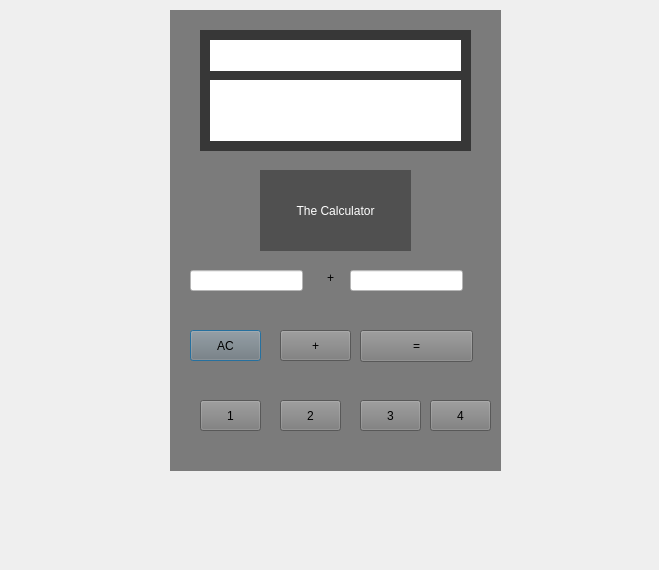
<?xml version="1.0" encoding="UTF-8"?>
<ui version="4.0">
 <class>Dialog</class>
 <widget class="QDialog" name="Dialog">
  <property name="geometry">
   <rect>
    <x>0</x>
    <y>0</y>
    <width>659</width>
    <height>570</height>
   </rect>
  </property>
  <property name="windowTitle">
   <string>Dialog</string>
  </property>
  <widget class="QWidget" name="widget" native="true">
   <property name="geometry">
    <rect>
     <x>170</x>
     <y>10</y>
     <width>331</width>
     <height>461</height>
    </rect>
   </property>
   <property name="styleSheet">
    <string notr="true">background-color: rgb(123, 123, 123);</string>
   </property>
   <widget class="QLabel" name="label">
    <property name="geometry">
     <rect>
      <x>90</x>
      <y>160</y>
      <width>151</width>
      <height>81</height>
     </rect>
    </property>
    <property name="styleSheet">
     <string notr="true">background-color: rgb(80, 80, 80);
font: 63 18pt &quot;American Typewriter&quot;;
color: rgb(255, 255, 255);</string>
    </property>
    <property name="text">
     <string>The Calculator</string>
    </property>
    <property name="alignment">
     <set>Qt::AlignCenter</set>
    </property>
   </widget>
   <widget class="QWidget" name="widget_2" native="true">
    <property name="geometry">
     <rect>
      <x>30</x>
      <y>20</y>
      <width>271</width>
      <height>121</height>
     </rect>
    </property>
    <property name="styleSheet">
     <string notr="true">background-color: rgb(55, 55, 55);</string>
    </property>
    <widget class="QLabel" name="label_3">
     <property name="geometry">
      <rect>
       <x>10</x>
       <y>10</y>
       <width>251</width>
       <height>31</height>
      </rect>
     </property>
     <property name="styleSheet">
      <string notr="true">background-color: rgb(255, 255, 255);</string>
     </property>
     <property name="text">
      <string/>
     </property>
    </widget>
    <widget class="QLabel" name="label_4">
     <property name="geometry">
      <rect>
       <x>10</x>
       <y>50</y>
       <width>251</width>
       <height>61</height>
      </rect>
     </property>
     <property name="styleSheet">
      <string notr="true">background-color: rgb(255, 255, 255);</string>
     </property>
     <property name="text">
      <string/>
     </property>
    </widget>
   </widget>
   <widget class="QPushButton" name="pushButton">
    <property name="geometry">
     <rect>
      <x>20</x>
      <y>320</y>
      <width>71</width>
      <height>31</height>
     </rect>
    </property>
    <property name="text">
     <string>AC</string>
    </property>
   </widget>
   <widget class="QLineEdit" name="lineEdit_3">
    <property name="geometry">
     <rect>
      <x>20</x>
      <y>260</y>
      <width>113</width>
      <height>21</height>
     </rect>
    </property>
    <property name="styleSheet">
     <string notr="true">background-color: rgb(255, 255, 255);</string>
    </property>
   </widget>
   <widget class="QLineEdit" name="lineEdit_4">
    <property name="geometry">
     <rect>
      <x>180</x>
      <y>260</y>
      <width>113</width>
      <height>21</height>
     </rect>
    </property>
    <property name="styleSheet">
     <string notr="true">background-color: rgb(255, 255, 255);</string>
    </property>
   </widget>
   <widget class="QLabel" name="label_2">
    <property name="geometry">
     <rect>
      <x>150</x>
      <y>260</y>
      <width>21</width>
      <height>16</height>
     </rect>
    </property>
    <property name="text">
     <string>+</string>
    </property>
    <property name="scaledContents">
     <bool>true</bool>
    </property>
    <property name="alignment">
     <set>Qt::AlignCenter</set>
    </property>
   </widget>
   <widget class="QPushButton" name="pushButton_2">
    <property name="geometry">
     <rect>
      <x>30</x>
      <y>390</y>
      <width>61</width>
      <height>31</height>
     </rect>
    </property>
    <property name="text">
     <string>1</string>
    </property>
   </widget>
   <widget class="QPushButton" name="pushButton_3">
    <property name="geometry">
     <rect>
      <x>110</x>
      <y>390</y>
      <width>61</width>
      <height>31</height>
     </rect>
    </property>
    <property name="text">
     <string>2</string>
    </property>
   </widget>
   <widget class="QPushButton" name="pushButton_4">
    <property name="geometry">
     <rect>
      <x>190</x>
      <y>390</y>
      <width>61</width>
      <height>31</height>
     </rect>
    </property>
    <property name="text">
     <string>3</string>
    </property>
   </widget>
   <widget class="QPushButton" name="pushButtonAdd">
    <property name="geometry">
     <rect>
      <x>110</x>
      <y>320</y>
      <width>71</width>
      <height>31</height>
     </rect>
    </property>
    <property name="text">
     <string>+</string>
    </property>
   </widget>
   <widget class="QPushButton" name="pushButtonEqual">
    <property name="geometry">
     <rect>
      <x>190</x>
      <y>320</y>
      <width>113</width>
      <height>32</height>
     </rect>
    </property>
    <property name="text">
     <string>=</string>
    </property>
   </widget>
   <widget class="QPushButton" name="pushButton_5">
    <property name="geometry">
     <rect>
      <x>260</x>
      <y>390</y>
      <width>61</width>
      <height>31</height>
     </rect>
    </property>
    <property name="text">
     <string>4</string>
    </property>
   </widget>
  </widget>
 </widget>
 <resources/>
 <connections/>
</ui>
